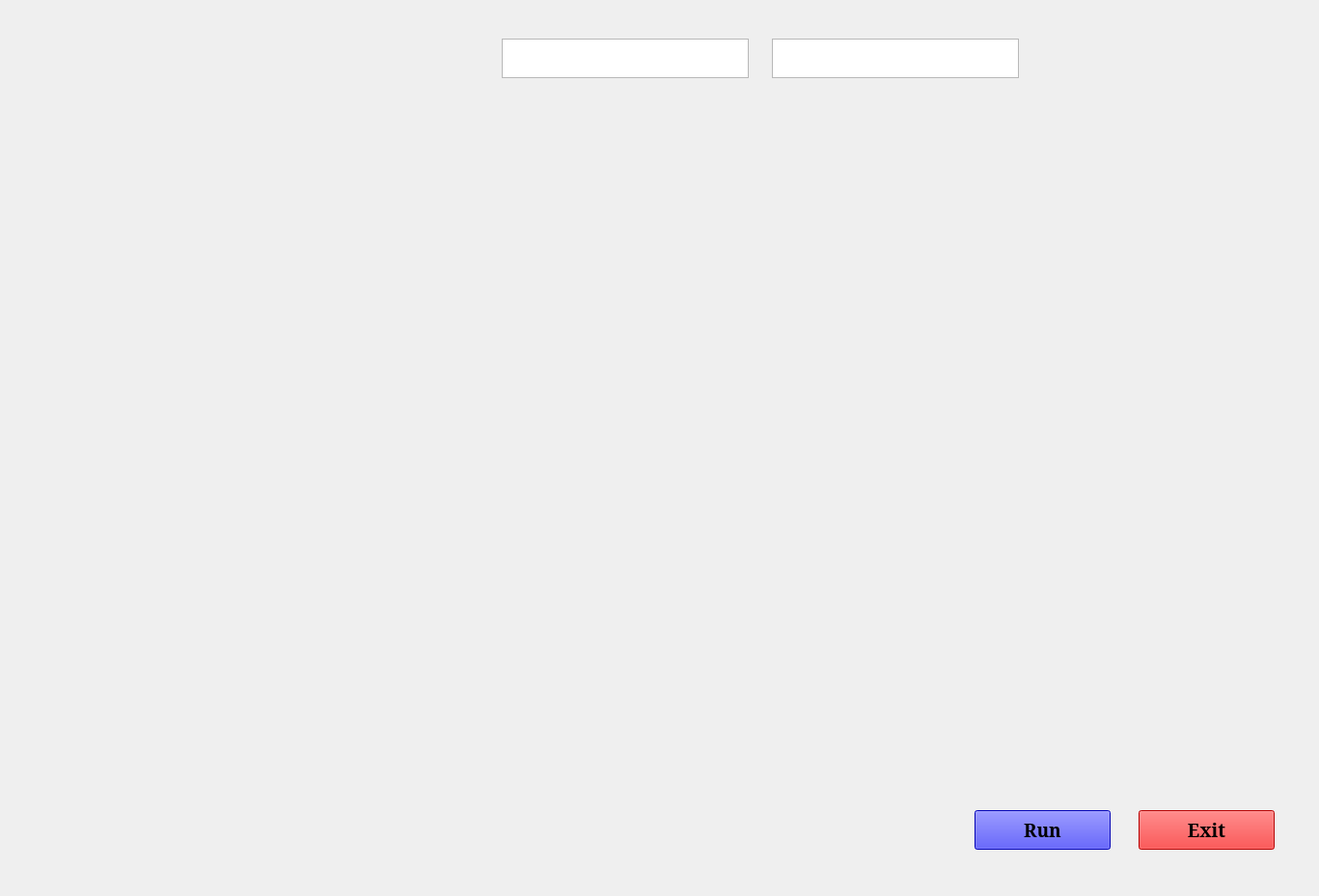
<?xml version="1.0" encoding="UTF-8"?>
<ui version="4.0">
 <class>MainWindow</class>
 <widget class="QMainWindow" name="MainWindow">
  <property name="geometry">
   <rect>
    <x>0</x>
    <y>0</y>
    <width>1367</width>
    <height>929</height>
   </rect>
  </property>
  <property name="windowTitle">
   <string>MainWindow</string>
  </property>
  <widget class="QWidget" name="centralwidget">
   <widget class="QLabel" name="jarvis">
    <property name="geometry">
     <rect>
      <x>0</x>
      <y>-10</y>
      <width>1391</width>
      <height>1041</height>
     </rect>
    </property>
    <property name="text">
     <string/>
    </property>
    <property name="pixmap">
     <pixmap>7LP8.gif</pixmap>
    </property>
    <property name="scaledContents">
     <bool>true</bool>
    </property>
   </widget>
   <widget class="QPushButton" name="pushButton">
    <property name="geometry">
     <rect>
      <x>1010</x>
      <y>840</y>
      <width>141</width>
      <height>41</height>
     </rect>
    </property>
    <property name="font">
     <font>
      <family>MS Serif</family>
      <pointsize>14</pointsize>
      <weight>75</weight>
      <bold>true</bold>
     </font>
    </property>
    <property name="styleSheet">
     <string notr="true">background-color: rgb(0, 0, 255);</string>
    </property>
    <property name="text">
     <string>Run</string>
    </property>
   </widget>
   <widget class="QPushButton" name="pushButton_2">
    <property name="geometry">
     <rect>
      <x>1180</x>
      <y>840</y>
      <width>141</width>
      <height>41</height>
     </rect>
    </property>
    <property name="font">
     <font>
      <family>MS Serif</family>
      <pointsize>14</pointsize>
      <weight>75</weight>
      <bold>true</bold>
     </font>
    </property>
    <property name="styleSheet">
     <string notr="true">background-color: rgb(255, 0, 0);</string>
    </property>
    <property name="text">
     <string>Exit</string>
    </property>
   </widget>
   <widget class="QLabel" name="label_2">
    <property name="geometry">
     <rect>
      <x>0</x>
      <y>-30</y>
      <width>391</width>
      <height>221</height>
     </rect>
    </property>
    <property name="text">
     <string/>
    </property>
    <property name="pixmap">
     <pixmap>T8bahf.gif</pixmap>
    </property>
    <property name="scaledContents">
     <bool>true</bool>
    </property>
   </widget>
   <widget class="QTextBrowser" name="textBrowser">
    <property name="geometry">
     <rect>
      <x>520</x>
      <y>40</y>
      <width>256</width>
      <height>41</height>
     </rect>
    </property>
   </widget>
   <widget class="QTextBrowser" name="textBrowser_2">
    <property name="geometry">
     <rect>
      <x>800</x>
      <y>40</y>
      <width>256</width>
      <height>41</height>
     </rect>
    </property>
   </widget>
   <widget class="QLabel" name="label_3">
    <property name="geometry">
     <rect>
      <x>1010</x>
      <y>610</y>
      <width>311</width>
      <height>171</height>
     </rect>
    </property>
    <property name="text">
     <string/>
    </property>
    <property name="pixmap">
     <pixmap>3974576 (1).jpg</pixmap>
    </property>
    <property name="scaledContents">
     <bool>true</bool>
    </property>
   </widget>
  </widget>
 </widget>
 <resources/>
 <connections/>
</ui>
